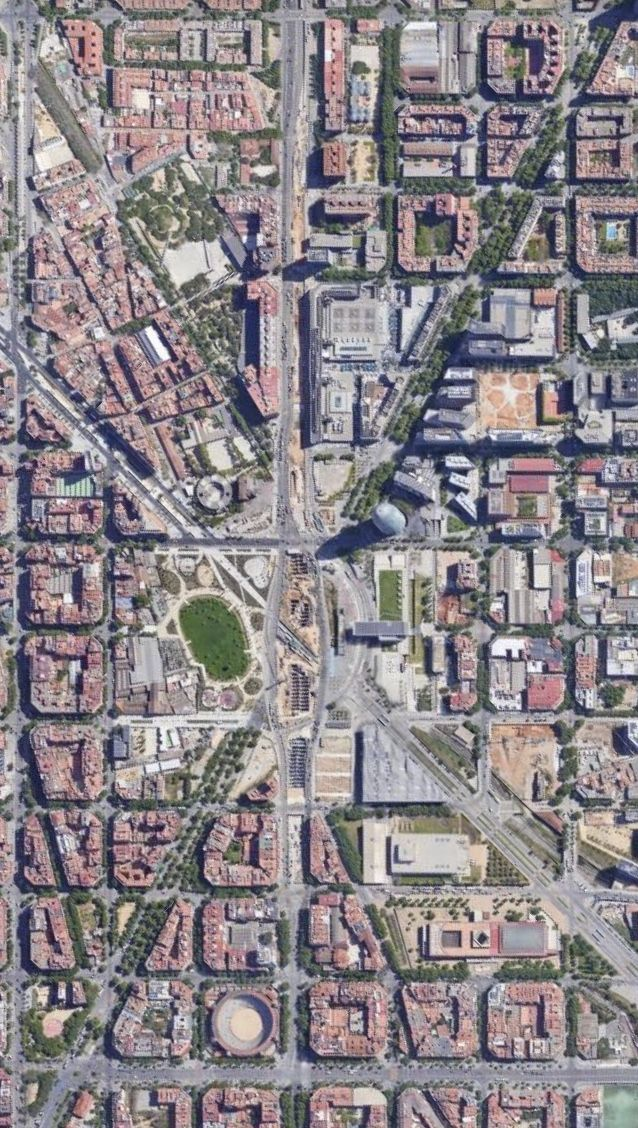
#> input picture 3_Filtros/Barcelona.jpg, 638 x 1128 px
$ jupyter execute P3-E4.ipynb
#> lines starting #> are read from the running program, lines starting #| are printed output that depends on the picture
[cell 1]
import numpy as np
import cv2
import matplotlib.pyplot as plt

def sobel(img):
    if isinstance(img, str):
        img = cv2.imread(img, cv2.IMREAD_GRAYSCALE)
    if img is None:
        raise ValueError("No se pudo leer la imagen.")

    filas, columnas = img.shape
    salida = np.zeros_like(img, dtype=float)

    for i in range(1, filas - 1):
        for j in range(1, columnas - 1):
            C = ((img[i-1, j+1] + 2*img[i, j+1] + img[i+1, j+1]) -
                 (img[i-1, j-1] + 2*img[i, j-1] + img[i+1, j-1]))

            F = ((img[i-1, j-1] + 2*img[i-1, j] + img[i-1, j+1]) -
                 (img[i+1, j-1] + 2*img[i+1, j] + img[i+1, j+1]))

            salida[i, j] = np.sqrt(C**2 + F**2)

    salida = np.clip(salida, 0, 255).astype(np.uint8)
    return salida

[cell 2]
im_test = np.array([
    [ 12,  58, 130,  90,  15],
    [200,  85,  45, 210,  60],
    [ 33, 120, 255, 100,  10],
    [ 77,  25, 180,  95, 220],
    [150,  60,  35, 140,  80]
], dtype=np.uint8)


print(sobel(im_test))

[cell 3]
#TAREA22

[cell 4]
import cv2
import matplotlib.pyplot as plt
import numpy as np

img = cv2.imread("Barcelona.jpg", cv2.IMREAD_GRAYSCALE)
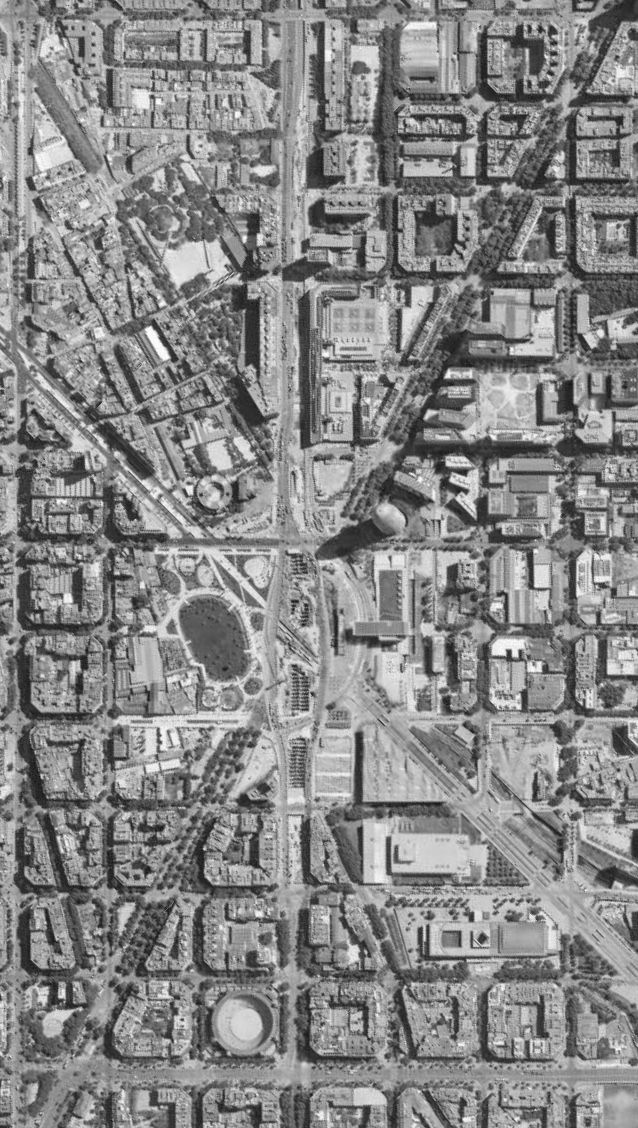
#> img: shape (1128, 638); min 17, max 255, mean 135.2
if img is None:
    raise ValueError("No se pudo leer la imagen. Verifica el nombre o la ruta.")

img_sobel = sobel(img)
#> after the loop in sobel (call 2), `for i in range(1, filas - 1):`:
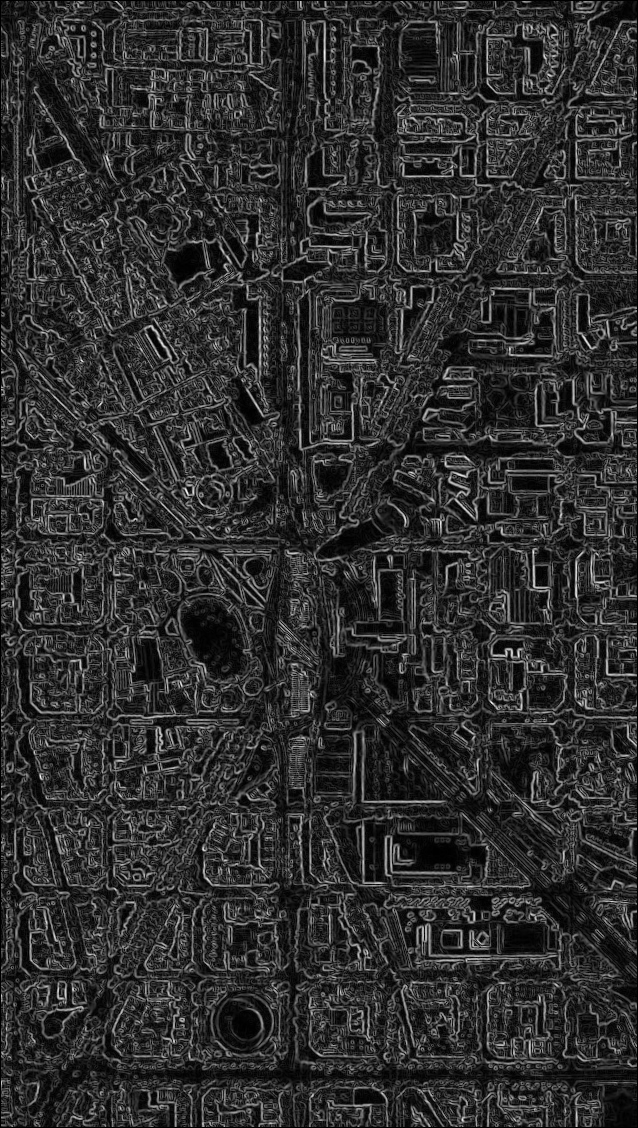
#> salida: shape (1128, 638) float64; min 0, max 711.6, mean 131.1; drawn with min black and max white
#> in sobel (call 2), `salida = np.clip(salida, 0, 255).astype(np.uint8)`:
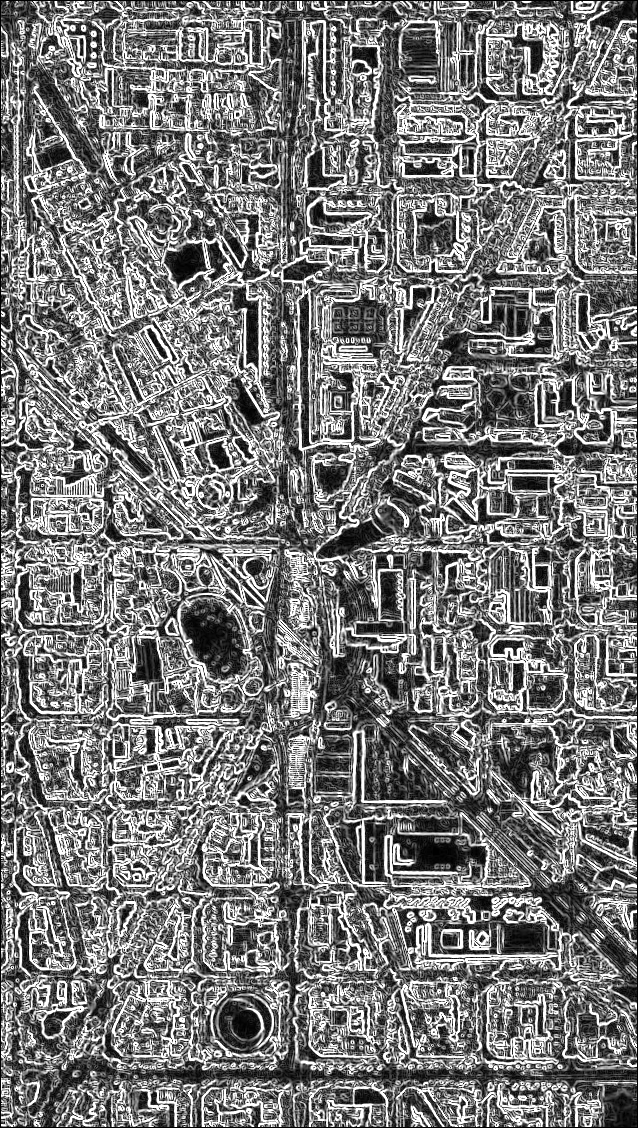
#> salida: shape (1128, 638); min 0, max 255, mean 121.3

plt.figure(figsize=(12, 6))

plt.subplot(1, 2, 1)
plt.imshow(img, cmap='gray')
plt.title("Imagen original (entorno urbano)")
plt.axis('off')

plt.subplot(1, 2, 2)
plt.imshow(img_sobel, cmap='gray')
plt.title("Detección de bordes (Filtro Sobel)")
plt.axis('off')

plt.tight_layout()
plt.show()
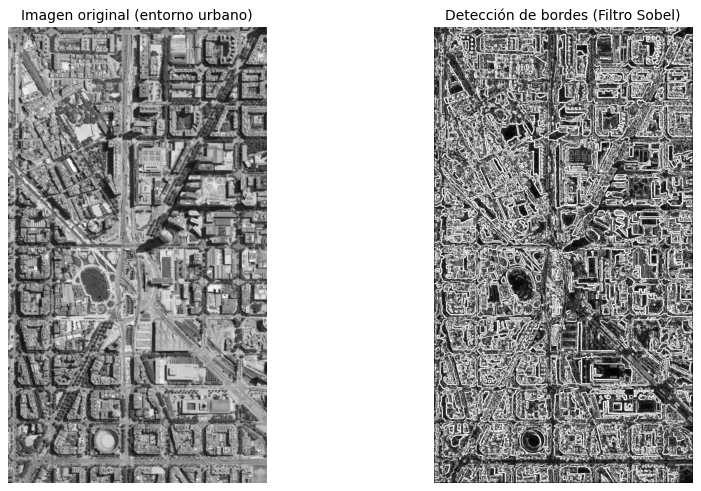
#> figure drawn by matplotlib, 2 panels
